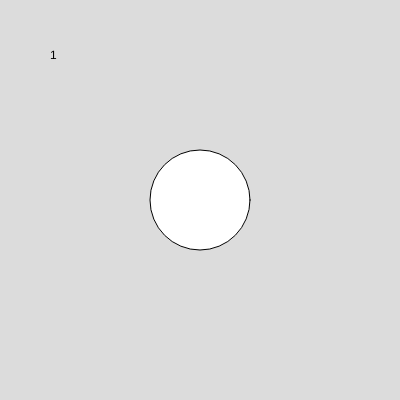
Frame 1 (no input)
Frame 60 (no input): identical to frame 1, image omitted
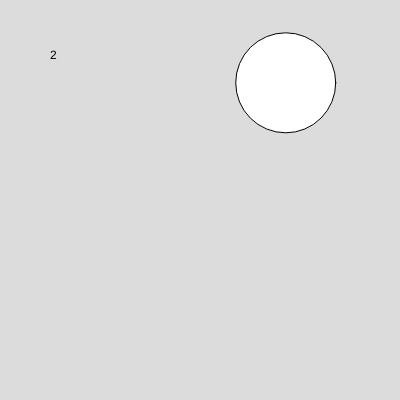
Frame 120 (the mouse pressed at the canvas centre since frame 60)

The p5.js sketch that drew these frames (run headless with seeded random() and noise() and a simulated clock; from frame 60 on, the mouse is pressed at the canvas centre):

// p5.js sketch
// ── sketch.js
let cx;
let cy;
let dia;
let p=1
function setup() {
  createCanvas(400, 400);
  cx=width/2;
  cy=height/2;
  dia=width/4;
}

function draw() {
  background(220);
  text(p,50,50,50,50);  
  if (mouseIsPressed){
  if (sqrt(((cx-mouseX)**2)+((cy-mouseY)**2)) <=dia/2){
    cx=random(0,width);
    cy=random(0,height);
    p++;
  } 
}
  circle(cx,cy,dia);
}
